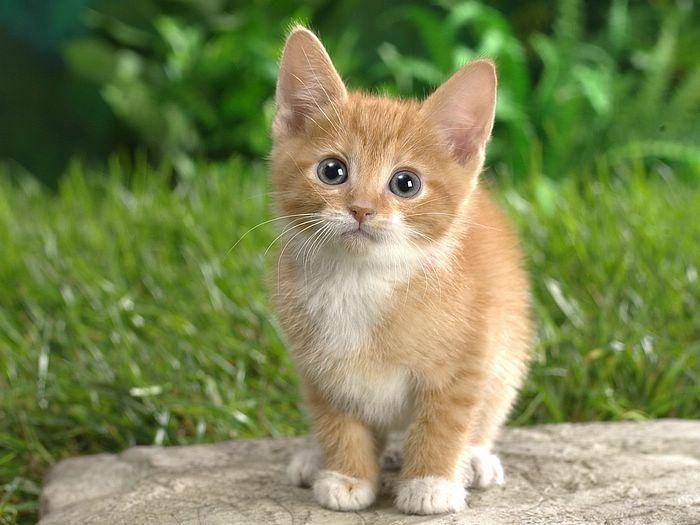
#> input picture Woche3/cat.png, 700 x 525 px
$ python Aufgabe3.2.1.py
#> lines starting #> are read from the running program, lines starting #| are printed output that depends on the picture
# -*- coding: utf-8 -*-
"""
Created on Wed Oct 30 17:20:59 2019

@author: Jan
"""

import os
import numpy as np
from skimage.io import imread, imsave
import matplotlib.pyplot as plt

## Change Direction
os.chdir('C:\\Users\\Jan\Dropbox\\Uni\\Informatik\\Computer Vision\\Computer-Vision\\Woche3')
img_color = imread("cat.png")
#> img_color is the input picture: shape (525, 700, 3); mean R, G, B 123.1, 134.1, 82.6

## Aufgabe 1.2
red = img_color[:,:,0]
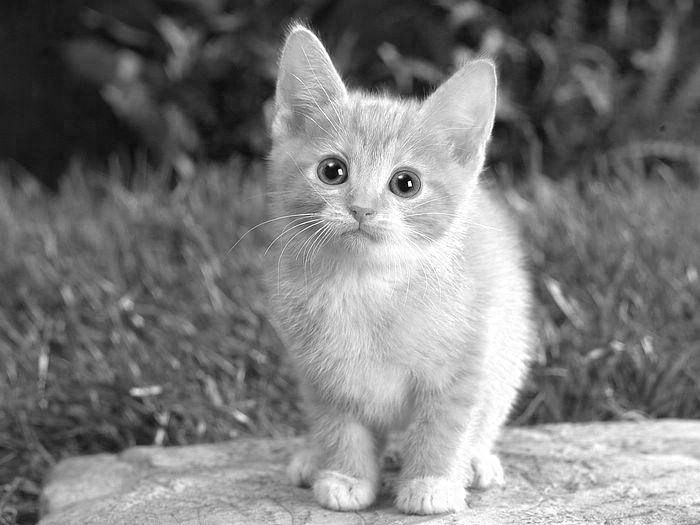
#> red: shape (525, 700); min 0, max 255, mean 123.1
green = img_color[:,:,1]
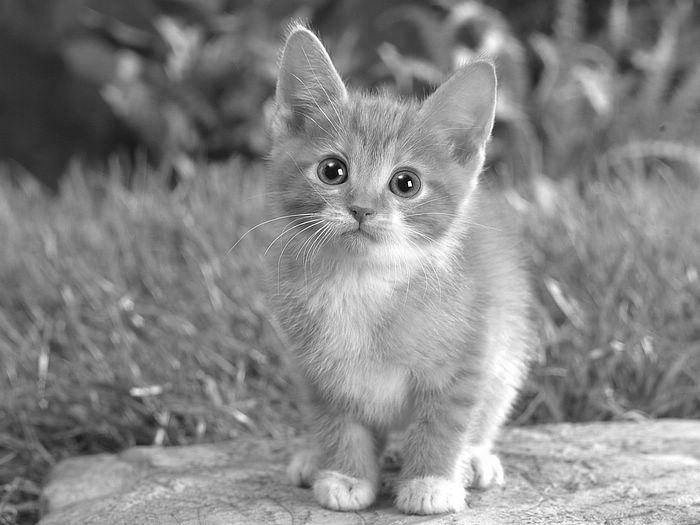
#> green: shape (525, 700); min 0, max 255, mean 134.1
blue = img_color[:,:,2]
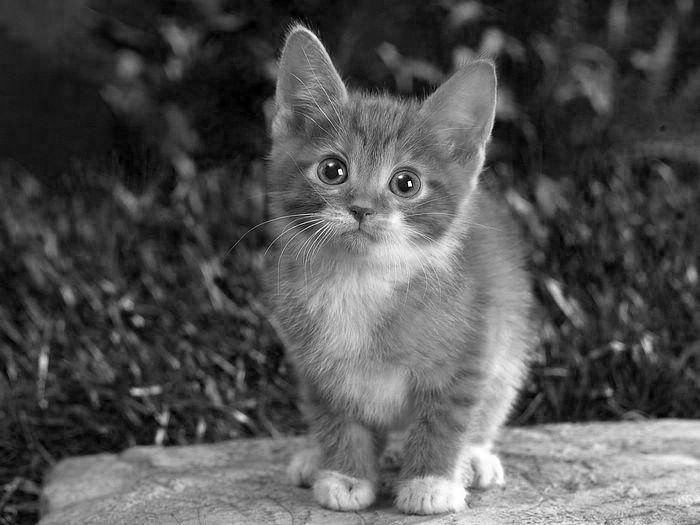
#> blue: shape (525, 700); min 0, max 255, mean 82.6

new_img = red + green + blue
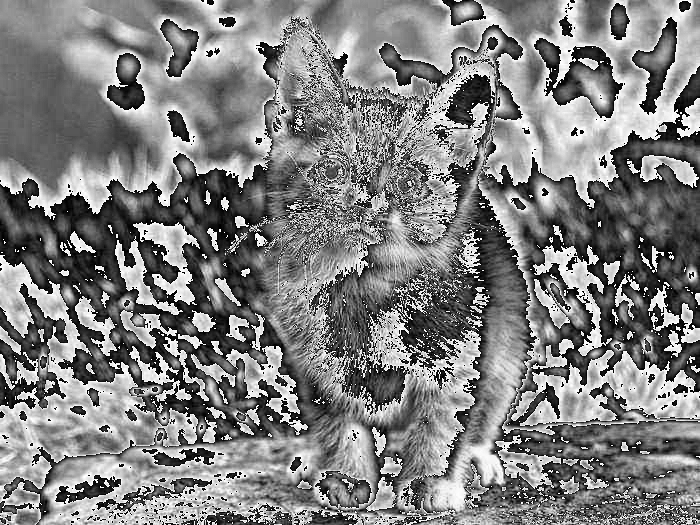
#> new_img: shape (525, 700); min 0, max 255, mean 127.5
plt.imshow(new_img, cmap = "Greys_r")


## Aufgabe 1.3
plt.imshow(red, cmap="Greys_r")
plt.imshow(green, cmap="Greys_r")
plt.imshow(blue, cmap="Greys_r")

## Aufgabe 1.4
img_wrong_color = np.dstack((green, red, blue))
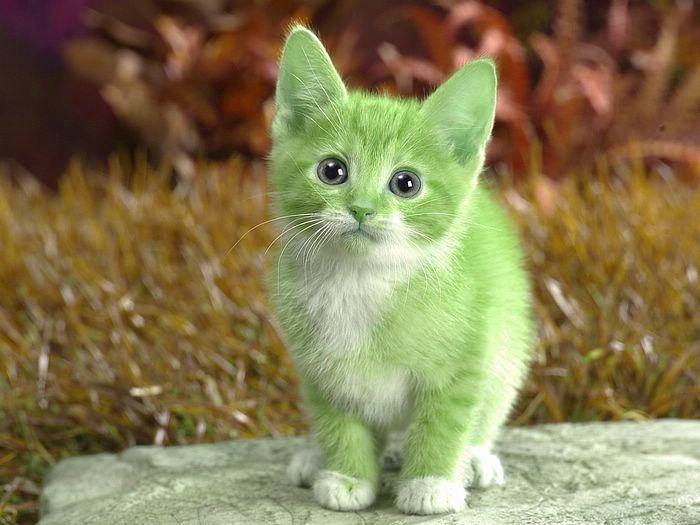
#> img_wrong_color: shape (525, 700, 3); mean of channels 0, 1, 2 134.1, 123.1, 82.6; drawn as R, G, B
plt.imshow(img_wrong_color)
# Grün = Red & Red = Grün

## Aufgabe 1.5
plt.imshow(255-img_color)

##Aufgabe 1.6
means = np.mean(img_color, axis = (0,1))
#> means = [123.1, 134.1, 82.58]
stds = np.std(img_color, axis = (0,1))
#> stds = [64.29, 45.19, 56.36]
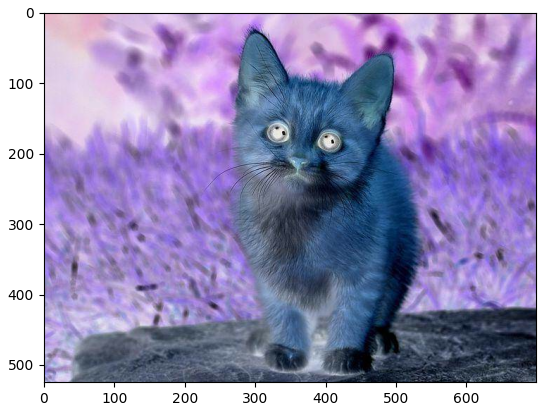
#> figure drawn by matplotlib, 1 panel
